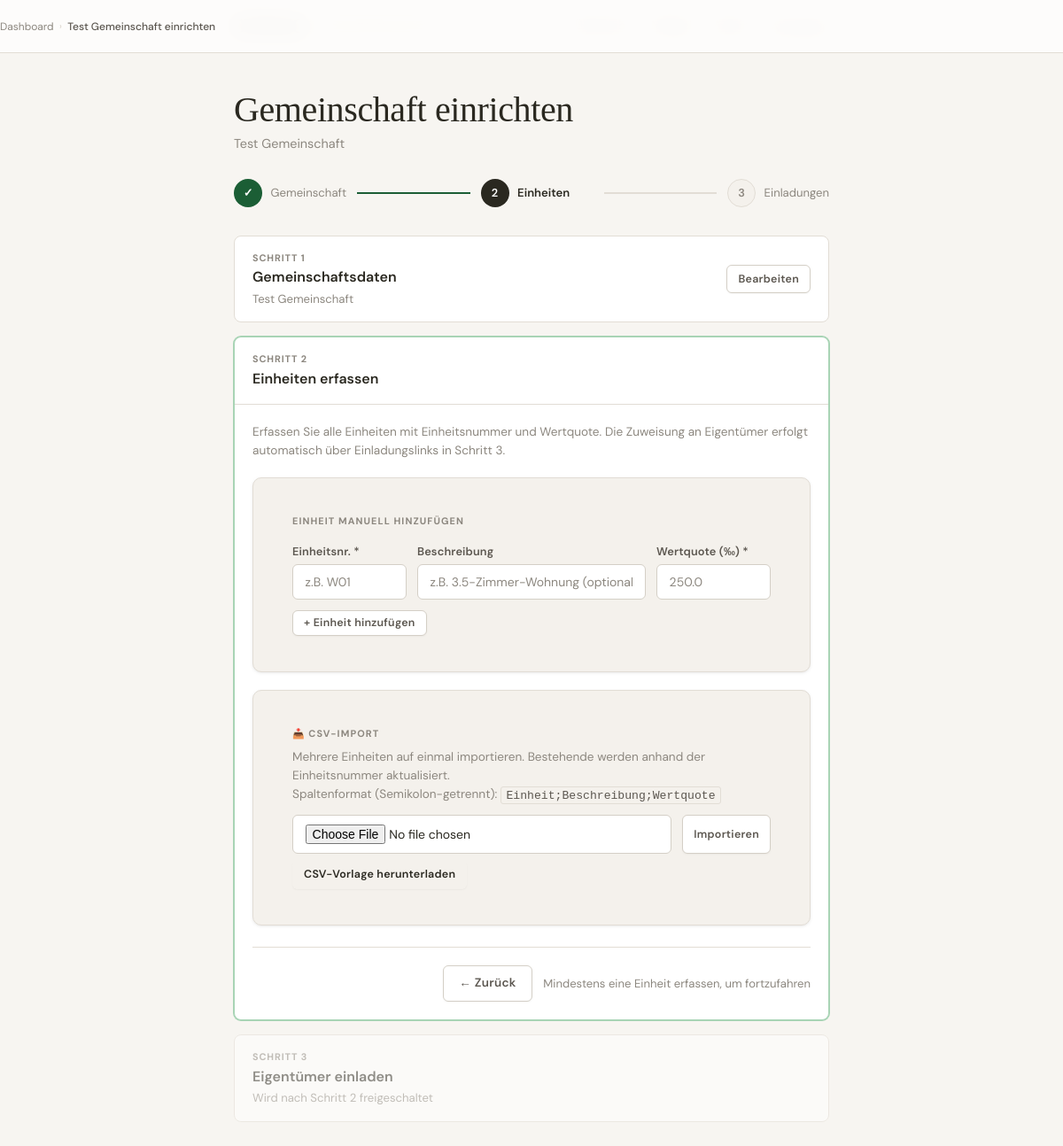
The app's page /community/2/setup/?step=2 (signed in), older data.
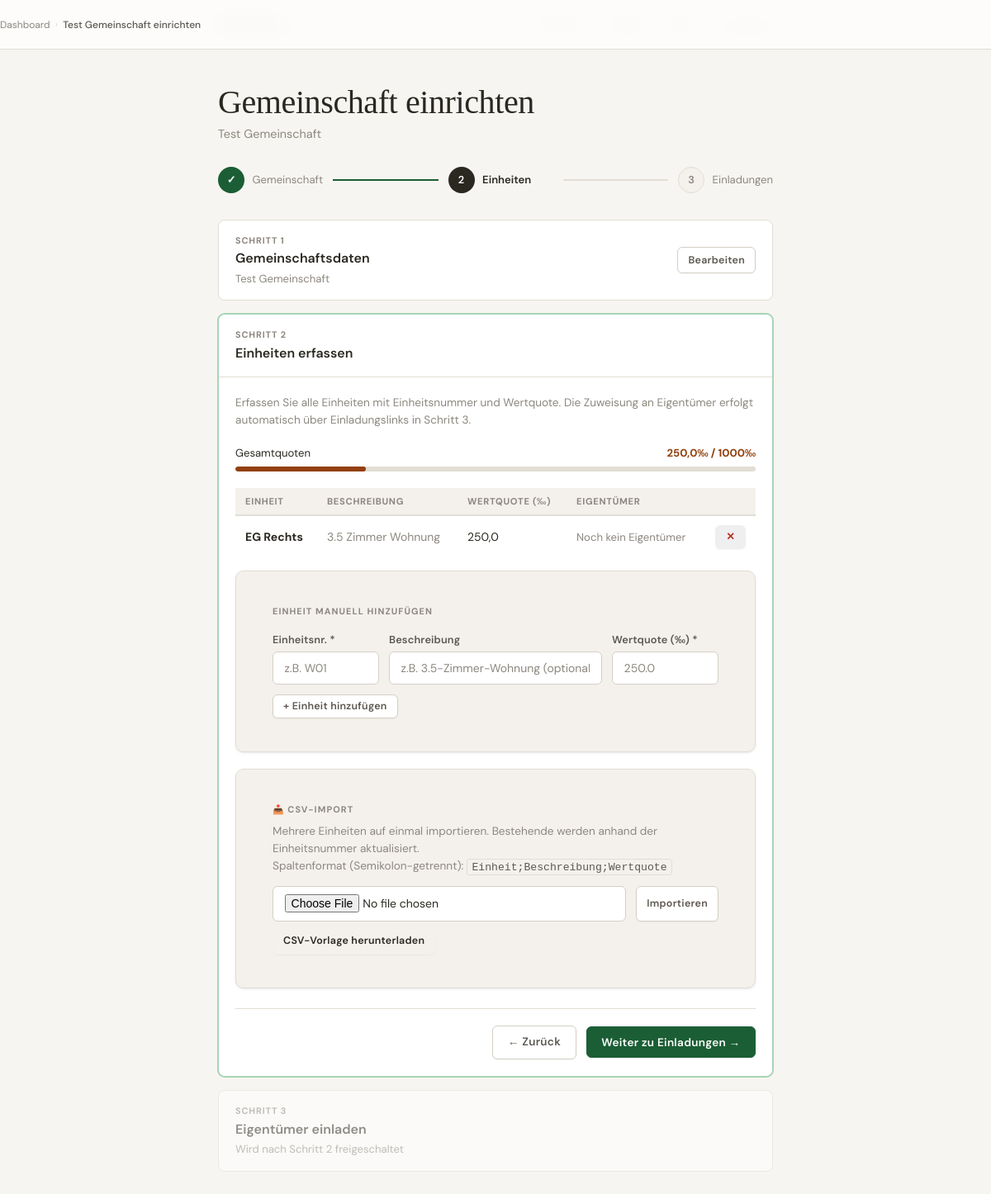
The same page, newer data.
### voting/models.py (models this page shows, shortened)
class Unit(models.Model):
    community   = models.ForeignKey(Community, on_delete=models.CASCADE, related_name='units')
    owner       = models.ForeignKey(
        User, on_delete=models.SET_NULL, null=True, blank=True,
        related_name='units',
    )
    unit_number = models.CharField(max_length=20, verbose_name="Einheitsnummer")
    description = models.CharField(max_length=200, blank=True)
    quota       = models.DecimalField(max_digits=6, decimal_places=1, verbose_name="Wertquote (‰)")
    class Meta:
        verbose_name        = "Einheit"
        verbose_name_plural = "Einheiten"
        ordering            = ['unit_number']

### voting/views.py (the view, shortened to what this page needs)
@login_required
def community_setup_wizard(request, community_id):
    community = get_object_or_404(Community, id=community_id)
    if not community.is_admin(request.user):
        messages.error(request, "Keine Berechtigung.")
        return redirect('voting:dashboard')
    try:
        step = int(request.GET.get('step', 1))
    except (ValueError, TypeError):
        step = 1
    step = max(1, min(3, step))
    community_form = CommunityForm(instance=community)
    unit_form      = UnitForm()
    csv_form       = UnitImportForm()
    units       = community.units.select_related('owner').order_by('unit_number')
    total_quota = sum(u.quota for u in units)
    tokens = (
        community.invite_tokens
        .select_related('unit', 'used_by', 'created_by')
        .filter(is_active=True)
        .order_by('unit__unit_number', '-created_at')
    )
    token_unit_ids       = {t.unit_id for t in tokens if t.unit_id}
    units_without_invite = [u for u in units if u.id not in token_unit_ids and not u.owner]
    return render(request, 'voting/community_setup.html', {
        'community':            community,
        'community_form':       community_form,
        'unit_form':            unit_form,
        'csv_form':             csv_form,
        'invite_form':          InviteTokenForm(community=community),
        'units':                units,
        'total_quota':          total_quota,
        'tokens':               tokens,
        'token_unit_ids':       token_unit_ids,
        'units_without_invite': units_without_invite,
        'step':                 step,
    })

### voting/forms.py
class CommunityForm(forms.ModelForm):
    class Meta:
        model  = Community
        fields = ['name', 'address', 'quorum']
        widgets = {
            'name': forms.TextInput(attrs={
                'class': 'form-input',
                'placeholder': 'z.B. STWEG Musterstrasse 12',
            }),
            'address': forms.Textarea(attrs={
                'class': 'form-textarea',
                'rows': 3,
                'placeholder': 'Musterstrasse 12\n8000 Zürich',
            }),
            'quorum': forms.NumberInput(attrs={
                'class': 'form-input',
                'step': '0.1',
                'min': '0',
                'max': '1000',
                'placeholder': '0 = kein Quorum',
            }),
        }
        labels = {
            'name':    'Name der Gemeinschaft',
            'address': 'Adresse',
            'quorum':  'Quorum (‰)',
        }
        help_texts = {
            'quorum': (
                'Mindest-Beteiligung nach Wertquoten für gültige Beschlüsse '
                '(0 = kein Quorum). Enthaltungen zählen zur Beteiligung. '
                'Häufig 500‰ (die Hälfte aller Wertquoten).'
            ),
        }

### voting/templates/voting/community_setup.html (shortened to what the changed rows need)
{% extends "voting/base.html" %}
{% block content %}
<div class="page-header">
    <h1>Gemeinschaft einrichten</h1>
</div>
<div class="step-card {% if step == 2 %}step-card--active{% elif step < 2 %}step-card--locked{% endif %}">
    {% if step == 2 %}
    <div class="step-card__body">
        {% if units %}
        <div class="quota-bar-wrap">
            {% with pct=total_quota|floatformat:0 %}
            <div class="flex-between mb-xs" style="font-size:.82rem;">
                <span>Gesamtquoten</span>
                <span class="{% if total_quota == 1000 %}quota-ok{% elif total_quota > 1000 %}quota-over{% else %}quota-warn{% endif %}">
                    {{ total_quota|floatformat:1 }}‰ / 1000‰
                </span>
            </div>
            <div class="quota-bar-track">
                <div class="quota-bar-fill {% if total_quota == 1000 %}quota-ok{% elif total_quota > 1000 %}quota-over{% endif %}"
                     style="width:{% if total_quota > 1000 %}100{% else %}{% widthratio total_quota 1000 100 %}{% endif %}%;
                            background:{% if total_quota == 1000 %}var(--accent){% elif total_quota > 1000 %}var(--red,#c0392b){% else %}var(--amber,#b45309){% endif %};">
                </div>
            </div>
            {% endwith %}
        </div>
        <table class="wz-table">
            <thead>
                <tr>
                    <th>Einheit</th>
                    <th>Beschreibung</th>
                    <th>Wertquote (‰)</th>
                    <th>Eigentümer</th>
                    <th></th>
                </tr>
            </thead>
            <tbody>
                {% for unit in units %}
                <tr>
                    <td><strong>{{ unit.unit_number }}</strong></td>
                    <td style="color:var(--text-muted);">{{ unit.description|default:"—" }}</td>
                    <td>{{ unit.quota|floatformat:1 }}</td>
                    <td>
                        {% if unit.owner %}
                            <span class="badge-used">✓ {{ unit.owner.get_full_name|default:unit.owner.username }}</span>
                        {% else %}
                            <span style="color:var(--text-muted);font-size:.82rem;">Noch kein Eigentümer</span>
                        {% endif %}
                    </td>
                    <td style="text-align:right;">
                        <form method="post" style="display:inline;"
                              onsubmit="return confirm('Einheit {{ unit.unit_number }} wirklich löschen?')">
                            <button type="submit" class="btn btn-ghost btn-sm"
                                    style="color:var(--red,#c0392b);">✕</button>
                        </form>
                    </td>
                </tr>
                {% endfor %}
            </tbody>
        </table>
        {% endif %}
        <div class="finish-bar">
            <a href="?step=1" class="btn btn-outline">← Zurück</a>
            {% if units %}
            <form method="post" style="display:inline;">
                <button type="submit" class="btn btn-primary">Weiter zu Einladungen →</button>
            </form>
            {% else %}
            <span style="font-size:.82rem;color:var(--text-muted);">
                Mindestens eine Einheit erfassen, um fortzufahren
            </span>
            {% endif %}
        </div>
    </div>
    {% endif %}
</div>
{% endblock %}

Row changes from the older to the newer data that the page shows:
added Unit: unit_number "EG Rechts", description "3.5 Zimmer Wohnung", quota "250,0", shows "Noch kein Eigentümer"
Text that changed along with them:
{{ total_quota|floatformat:1 }}: (not shown) → "250,0"
text no longer shown: "Mindestens eine Einheit erfassen, um fortzufahren"
text now shown: "Gesamtquoten ‰ / 1000‰ EINHEIT BESCHREIBUNG WERTQUOTE (‰) EIGENTÜMER Weiter zu Einladungen →"
